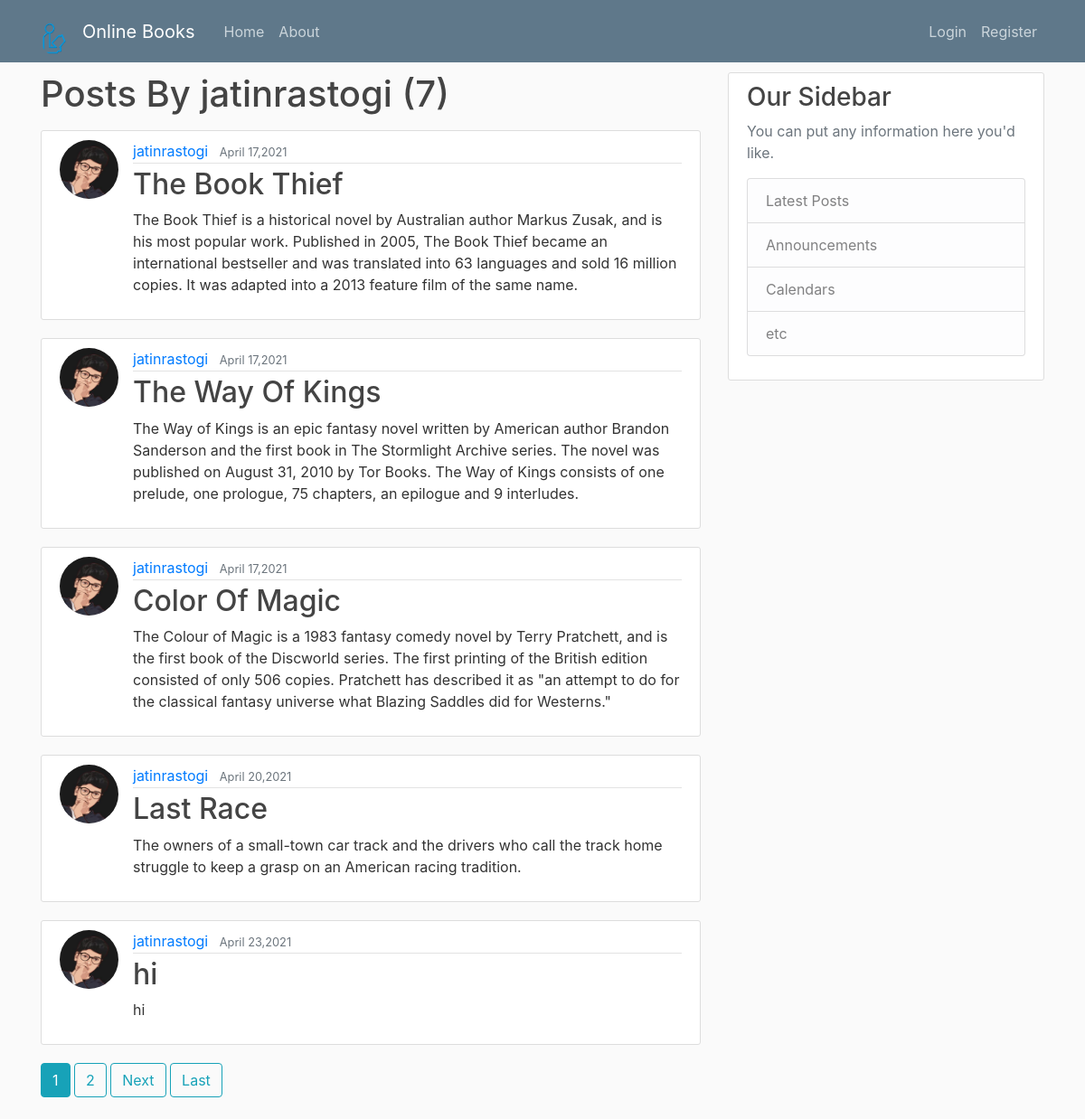
The app's page /user/jatinrastogi, older data.
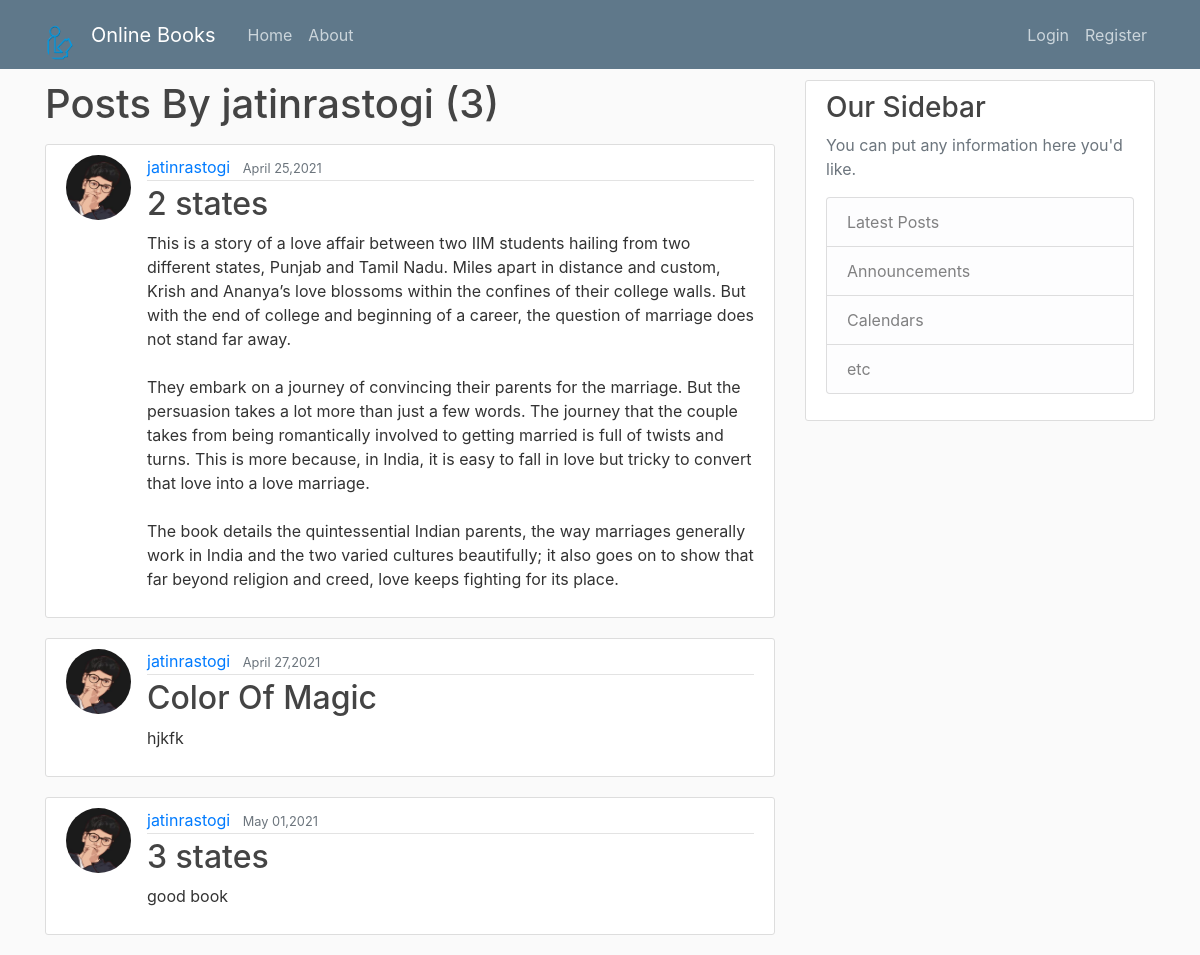
The same page, newer data.
### blog/models.py (models this page shows, shortened)
class Post(models.Model):
    title = models.CharField(max_length=100)
    book_writer = models.CharField(max_length=100,null=True)
    content = models.TextField()
    date_posted = models.DateTimeField(default=timezone.now)
    author = models.ForeignKey(User,on_delete=models.CASCADE)
    book = models.FileField(upload_to="uploads/",null=True,validators=[validate_file_extension])

### users/models.py (models this page shows, shortened)
class Profile(models.Model):
    user = models.OneToOneField(User,on_delete=models.CASCADE)
    image = models.ImageField(default='default.jpg',upload_to = 'profile_pics' )

### blog/views.py (the view)
# urls.py: path('user/<str:username>', UserPostListView.as_view(),name="user-posts"),
class UserPostListView(ListView):
    model = Post
    template_name = 'blog/user_posts.html'
    context_object_name = 'posts'
    ordering = ['-date_posted']
    paginate_by = 5
    def get_queryset(self):
        user = get_object_or_404(User,username=self.kwargs.get('username'))
        return Post.objects.filter(author = user)

### blog/templates/blog/user_posts.html (shortened to what this page needs)
{% extends "blog/base.html" %}
{% block content %}
    <h1 class="mb-3">Posts By {{ view.kwargs.username }} ({{ page_obj.paginator.count }})</h1>
    {% for post in posts %}
    <article class="media content-section">
        <img class= "rounded-circle article-img" src="{{ post.author.profile.image.url }}">
        <div class="media-body">
          <div class="article-metadata">
            <a class="mr-2" href="{% url 'user-posts' post.author.username %}">{{ post.author }}</a>
            <small class="text-muted">{{ post.date_posted|date:"F d,Y" }}</small>
          </div>
          <h2><a class="article-title" href="{% url 'post-detail' post.id%}">{{ post.title }}</a></h2>
          <p class="article-content">{{ post.content }}</p>
        </div>
      </article>
    {% endfor %}
    {%  if is_paginated %}
      {% for num in page_obj.paginator.page_range %}
        {% if page_obj.number == num %}
          <a class="btn btn-info mb-4" href="?page={{ num }}">{{ num }}</a>
        {% elif num > page_obj.number|add:'-3' and num < page_obj.number|add:'3' %}
          <a class="btn btn-outline-info mb-4" href="?page={{ num }}">{{ num }}</a>
        {% endif %}
      {% endfor %}
      {% if page_obj.has_next %}
           <a class="btn btn-outline-info mb-4" href="?page={{ page_obj.next_page_number }}">Next</a>
           <a class="btn btn-outline-info mb-4" href="?page={{ page_obj.paginator.num_pages }}">Last</a>
      {% endif %}
    {% endif %}
{% endblock content %}

Row changes from the older to the newer data that the page shows:
removed Post: author.profile.image (picture), author "jatinrastogi", date_posted "April 17,2021", title "The Book Thief", content "The Book Thief is a historical novel by Australian author Markus Zusak, and is his most popular work. Published in 2005, The Book Thief became an international bestseller and was translated into 63 languages and sold 16 million copies. It was adapted into a 2013 feature film of the same name."
removed Post: author.profile.image (picture), author "jatinrastogi", date_posted "April 17,2021", title "The Way Of Kings", content "The Way of Kings is an epic fantasy novel written by American author Brandon Sanderson and the first book in The Stormlight Archive series. The novel was published on August 31, 2010 by Tor Books. The Way of Kings consists of one prelude, one prologue, 75 chapters, an epilogue and 9 interludes."
removed Post: author.profile.image (picture), author "jatinrastogi", date_posted "April 17,2021", title "Color Of Magic", content "The Colour of Magic is a 1983 fantasy comedy novel by Terry Pratchett, and is the first book of the Discworld series. The first printing of the British edition consisted of only 506 copies. Pratchett has described it as \"an attempt to do for the classical fantasy universe what Blazing Saddles did for Westerns.\""
removed Post: author.profile.image (picture), author "jatinrastogi", date_posted "April 20,2021", title "Last Race", content "The owners of a small-town car track and the drivers who call the track home struggle to keep a grasp on an American racing tradition."
removed Post: author.profile.image (picture), author "jatinrastogi", date_posted "April 23,2021", title "hi", content "hi"
now on this page (row unchanged): Post: author.profile.image (picture), author "jatinrastogi", date_posted "April 25,2021", title "2 states", content "This is a story of a love affair between two IIM students hailing from two different states, Punjab and Tamil Nadu. Miles apart in distance and custom, Krish and Ananya’s love blossoms within the confines of their college walls. But with the end of college and beginning of a career, the question of marriage does not stand far away. They embark on a journey of convincing their parents for the marriage. But the persuasion takes a lot more than just a few words. The journey that the couple takes from being romantically involved to getting married is full of twists and turns. This is more because, in India, it is easy to fall in love but tricky to convert that love into a love marriage. The…"
added Post: author.profile.image (picture), author "jatinrastogi", date_posted "April 27,2021", title "Color Of Magic", content "hjkfk"
added Post: author.profile.image (picture), author "jatinrastogi", date_posted "May 01,2021", title "3 states", content "good book"
Text that changed along with them:
{{ page_obj.paginator.count }}: "7" → "3"
list line gone: "1"
list line gone: "2"
text no longer shown: "Next Last"
